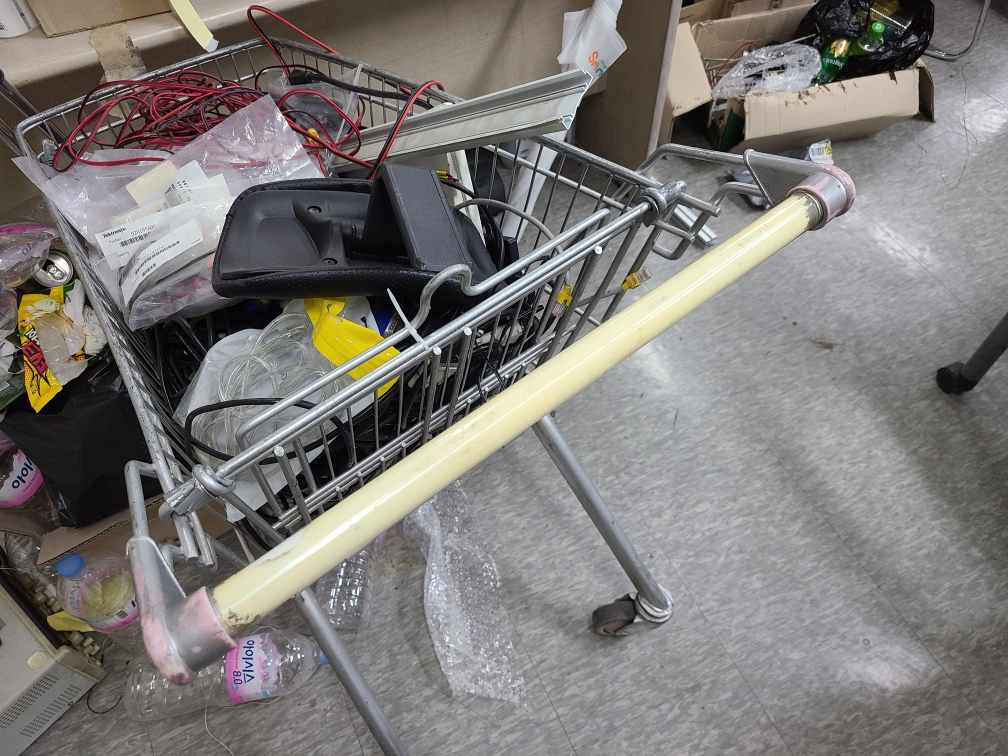
#> input picture images/1.jpg, 4032 x 3024 px, found by its file name (shown at 1/4 size)
$ python test1.py
#> lines starting #> are read from the running program, lines starting #| are printed output that depends on the picture
import cv2
import numpy as np
import math

if __name__ == "__main__":
    with open("foo111.txt", "w") as f:
        f.write("Life is too short, you need python")
    src = cv2.imread("/home/robit/VS_workspace/capstone/images/1.jpg", cv2.IMREAD_COLOR)
#> src is the input picture: shape (3024, 4032, 3); mean B, G, R 119.8, 122.1, 125.6
    src = cv2.resize(src, dsize=(640, 480), interpolation=cv2.INTER_AREA)
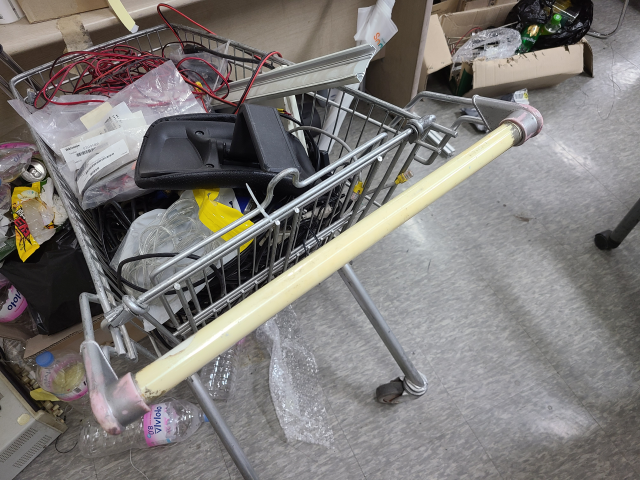
#> src: shape (480, 640, 3); mean B, G, R 119.8, 122.1, 125.6
    height, width, channel = src.shape
#> height = 480; width = 640; channel = 3
    cv2.imshow("src", src)
    with open("foo2.txt", "w") as f:
        f.write(str(height))

    cv2.waitKey()
    cv2.destroyAllWindows()

$ run again, with images/3.jpg copied over images/1.jpg
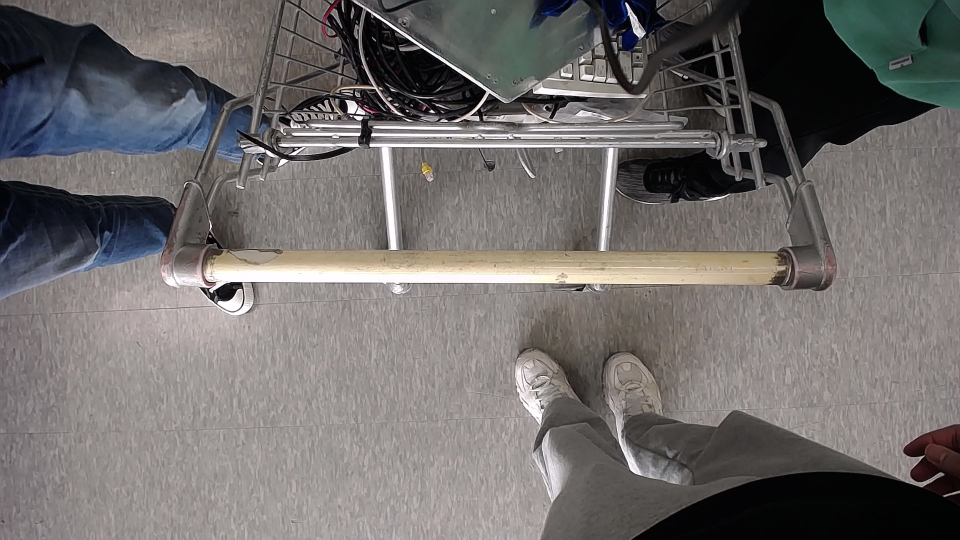
#> input picture images/3.jpg, 1920 x 1080 px, found by its file name (shown at 1/2 size)
#> src is the input picture: shape (1080, 1920, 3); mean B, G, R 107.5, 108.7, 112.2
#> `src = cv2.resize(src, dsize=(640, 480), interpolation=cv2.INTER_AREA)`:
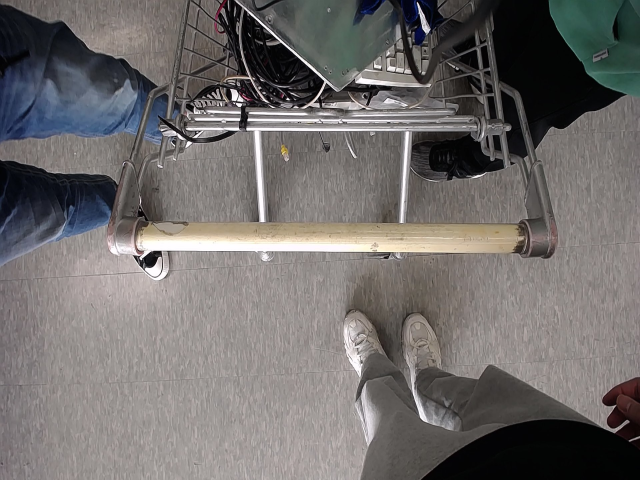
#> src: shape (480, 640, 3); mean B, G, R 107.5, 108.7, 112.2
